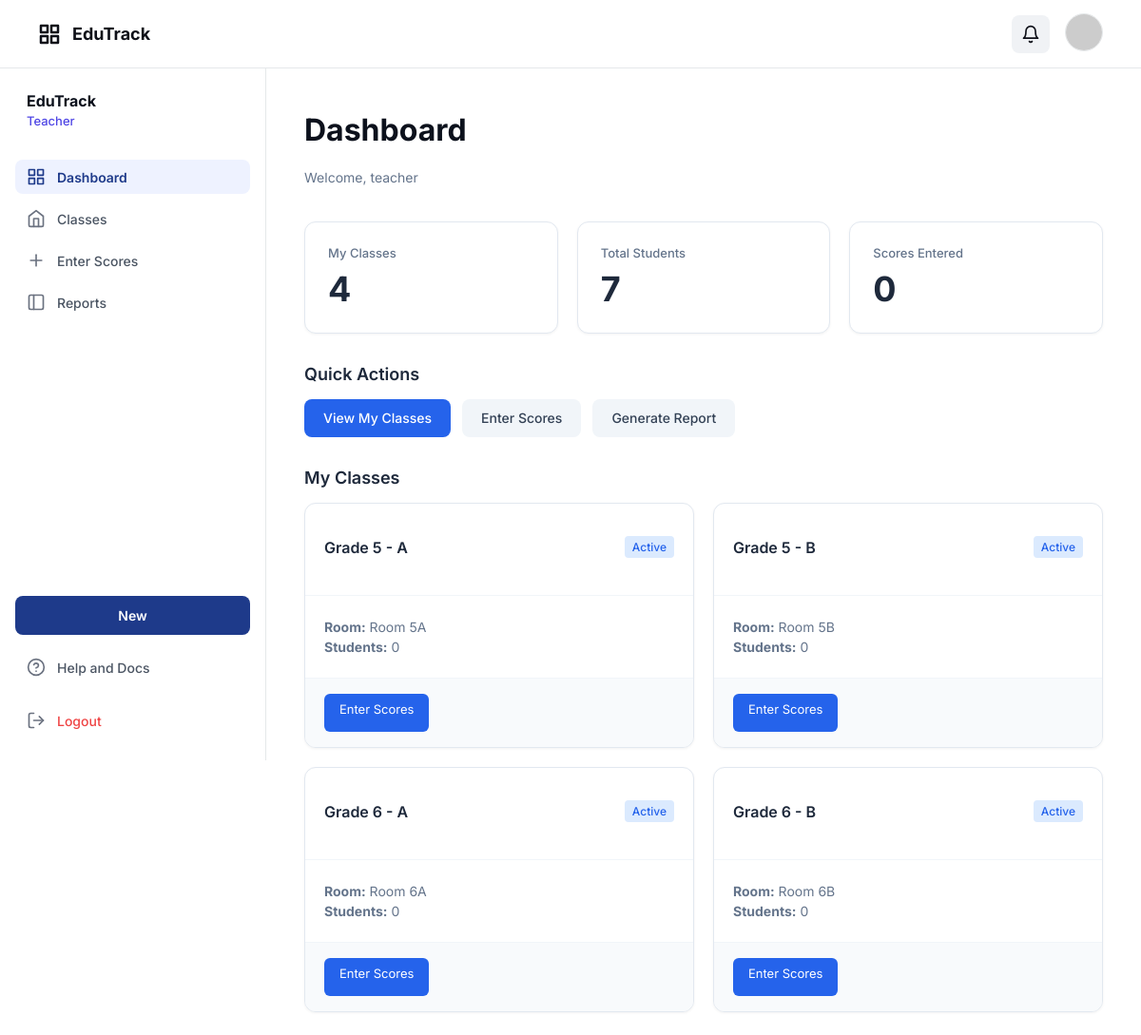
Page /school_app/index.php?controller=teacher&action=dashboard (signed in) on the committed database.
### tables this page shows
CREATE TABLE classes (
  id BIGINT UNSIGNED NOT NULL AUTO_INCREMENT,
  grade_id TINYINT UNSIGNED NOT NULL,
  name VARCHAR(40) NOT NULL,    
  room VARCHAR(40) NULL,
  is_active TINYINT(1) NOT NULL DEFAULT 1,

  created_at TIMESTAMP NOT NULL DEFAULT CURRENT_TIMESTAMP,
  updated_at TIMESTAMP NOT NULL DEFAULT CURRENT_TIMESTAMP ON UPDATE CURRENT_TIMESTAMP,

  PRIMARY KEY (id),
  UNIQUE KEY uq_classes_grade_name (grade_id, name),
  KEY idx_classes_grade (grade_id),
  CONSTRAINT fk_classes_grade FOREIGN KEY (grade_id) REFERENCES grades(id) ON DELETE RESTRICT
);

CREATE TABLE grades (
  id TINYINT UNSIGNED NOT NULL,
  grade_number TINYINT UNSIGNED NOT NULL,  
  name VARCHAR(20) NOT NULL,               
  PRIMARY KEY (id),
  UNIQUE KEY uq_grades_grade_number (grade_number),
  UNIQUE KEY uq_grades_name (name),
  CONSTRAINT chk_grade_number CHECK (grade_number BETWEEN 1 AND 6)
);

### school_app/controllers/TeacherController.php (called while the page is built, shortened)
<?php
require_once __DIR__ . '/../models/ClassModel.php';
class TeacherController {
    public function dashboard() {
        $teacherId = $_SESSION['user_id'];
        $db = Database::connect();
        $stmt = $db->query("SELECT COUNT(DISTINCT c.id) as count FROM classes c WHERE c.is_active = 1");
        $myClasses = $stmt->fetch(PDO::FETCH_OBJ)->count;
        $stmt = $db->query("
            SELECT COUNT(DISTINCT s.id) as count
            FROM students s
            JOIN enrollments e ON s.id = e.student_id
            WHERE s.is_active = 1 AND e.status = 'ACTIVE'
        ");
        $myStudents = $stmt->fetch(PDO::FETCH_OBJ)->count;
        $stmt = $db->prepare("SELECT COUNT(*) as count FROM scores WHERE teacher_user_id = ?");
        $stmt->execute([$teacherId]);
        $scoresEntered = $stmt->fetch(PDO::FETCH_OBJ)->count;
        $classes = ClassModel::getAll();
        return [
            'myClasses' => $myClasses,
            'myStudents' => $myStudents,
            'scoresEntered' => $scoresEntered,
            'classes' => $classes
        ];
    }
}

### school_app/models/ClassModel.php (called while the page is built, shortened)
<?php
class ClassModel extends Model {
    public static function getAll() {
        $db = Database::connect();
        $stmt = $db->query("
            SELECT c.*, g.name as grade_name
            FROM classes c
            LEFT JOIN grades g ON c.grade_id = g.id
            WHERE c.is_active = 1
            ORDER BY g.id, c.name
        ");
        return $stmt->fetchAll(PDO::FETCH_OBJ);
    }
}

### school_app/views/teacher/dashboard.php (the view, shortened to what this page needs)
<div class="dashboard-container">
    <div style="display: flex; justify-content: space-between; align-items: center; margin-bottom: 24px;">
        <div>
            <h1 class="text-h1" style="font-weight: 700; font-size: 32px; color: var(--text-dark);">Dashboard</h1>
            <p style="color: #64748b; font-size: 14px; margin-top: 4px;">Welcome, <?php echo htmlspecialchars($_SESSION['username'] ?? 'Teacher'); ?></p>
        </div>
    </div>
    <div style="display: grid; grid-template-columns: repeat(auto-fit, minmax(200px, 1fr)); gap: 20px; margin-bottom: 32px;">
        <div class="card" style="padding: 24px; border: 1px solid #e2e8f0; border-radius: 12px; background-color: #fff;">
            <div style="color: #64748b; font-size: 13px; font-weight: 500; margin-bottom: 8px;">My Classes</div>
            <div style="font-size: 36px; font-weight: 700; color: #1e293b;"><?php echo $myClasses ?? 0; ?></div>
        </div>
        <div class="card" style="padding: 24px; border: 1px solid #e2e8f0; border-radius: 12px; background-color: #fff;">
            <div style="color: #64748b; font-size: 13px; font-weight: 500; margin-bottom: 8px;">Total Students</div>
            <div style="font-size: 36px; font-weight: 700; color: #1e293b;"><?php echo $myStudents ?? 0; ?></div>
        </div>
        <div class="card" style="padding: 24px; border: 1px solid #e2e8f0; border-radius: 12px; background-color: #fff;">
            <div style="color: #64748b; font-size: 13px; font-weight: 500; margin-bottom: 8px;">Scores Entered</div>
            <div style="font-size: 36px; font-weight: 700; color: #1e293b;"><?php echo $scoresEntered ?? 0; ?></div>
        </div>
    </div>
    <div style="margin-bottom: 32px;">
        <h2 style="font-size: 18px; font-weight: 600; color: #1e293b; margin-bottom: 16px;">Quick Actions</h2>
        <div style="display: flex; gap: 12px; flex-wrap: wrap;">
            <a href="index.php?controller=teacher&action=classes" class="btn-primary" style="padding: 10px 20px; border-radius: 8px; font-weight: 500; font-size: 14px; background-color: #2563eb; color: #fff; text-decoration: none;">View My Classes</a>
            <a href="index.php?controller=score&action=enter" class="btn-secondary" style="padding: 10px 20px; border-radius: 8px; font-weight: 500; font-size: 14px; background-color: #f1f5f9; color: #334155; text-decoration: none;">Enter Scores</a>
            <a href="index.php?controller=report&action=generate" class="btn-secondary" style="padding: 10px 20px; border-radius: 8px; font-weight: 500; font-size: 14px; background-color: #f1f5f9; color: #334155; text-decoration: none;">Generate Report</a>
        </div>
    </div>
    <div>
        <h2 style="font-size: 18px; font-weight: 600; color: #1e293b; margin-bottom: 16px;">My Classes</h2>
        <div style="display: grid; grid-template-columns: repeat(auto-fill, minmax(300px, 1fr)); gap: 20px;">
            <?php if (!empty($classes)): ?>
                <?php foreach ($classes as $class): ?>
                    <div class="card" style="padding: 0; border: 1px solid #e2e8f0; border-radius: 12px; overflow: hidden; background-color: #fff; cursor: pointer; transition: box-shadow 0.2s;"
                         onclick="window.location='index.php?controller=teacher&action=viewClass&id=<?php echo $class->id; ?>'"
                         onmouseover="this.style.boxShadow='0 4px 6px -1px rgba(0,0,0,0.1)'"
                         onmouseout="this.style.boxShadow='none'">
                        <div style="padding: 20px; border-bottom: 1px solid #f1f5f9;">
                            <div style="display: flex; justify-content: space-between; align-items: center; margin-bottom: 4px;">
                                <h3 style="font-size: 16px; font-weight: 600; color: #1e293b;"><?php echo htmlspecialchars($class->grade_name . ' - ' . $class->name); ?></h3>
                                <span style="padding: 4px 8px; background-color: #dbeafe; color: #2563eb; border-radius: 4px; font-size: 12px; font-weight: 500;">Active</span>
                            </div>
                        </div>
                        <div style="padding: 20px;">
                            <p style="color: #64748b; font-size: 14px; margin: 4px 0;"><strong>Room:</strong> <?php echo htmlspecialchars($class->room ?? 'Not Set'); ?></p>
                            <p style="color: #64748b; font-size: 14px; margin: 4px 0;"><strong>Students:</strong> <?php echo $class->student_count ?? 0; ?></p>
                        </div>
                        <div style="padding: 16px 20px; border-top: 1px solid #f1f5f9; background-color: #f8fafc;">
                            <a href="index.php?controller=score&action=enter&class=<?php echo $class->id; ?>" class="btn-primary" style="padding: 8px 16px; border-radius: 6px; font-size: 13px; background-color: #2563eb; color: #fff; text-decoration: none; display: inline-block;">Enter Scores</a>
                        </div>
                    </div>
                <?php endforeach; ?>
            <?php else: ?>
                <div class="card" style="padding: 48px; text-align: center; border: 1px solid #e2e8f0; border-radius: 12px; background-color: #fff;">
                    <p style="color: #94a3b8; font-size: 15px;">No classes assigned yet. Contact admin for class assignments.</p>
                </div>
            <?php endif; ?>
        </div>
    </div>
</div>

### school_app/assets/css/app.css (style rules this page uses)
:root { --primary: #1e3a89; --primary-light: #e8eaf2; --bg-main: #f9f9f9; --bg-white: #ffffff; --text-main: #0f1119; --text-muted: #546691; --text-dark: #0c111c; --border-color: #e5e8ea; --border-input: #d1d6e5; --error: #ef4444; --success: #10b981; --spacing-xs: 4px; --spacing-sm: 8px; --spacing-md: 12px; --spacing-lg: 16px; --spacing-xl: 20px; --spacing-2xl: 24px; --spacing-4xl: 40px; --font-family: "Inter", -apple-system, BlinkMacSystemFont, "Segoe UI", Roboto, sans-serif; --font-size-xs: 12px; --font-size-sm: 14px; --font-size-md: 16px; --font-size-lg: 18px; --font-size-xl: 24px; --font-size-2xl: 28px; --font-size-3xl: 32px; }
* { -webkit-font-smoothing: antialiased; box-sizing: border-box; }
html, body { margin: 0; padding: 0; height: 100%; font-family: var(--font-family); background-color: var(--bg-white); color: var(--text-main); }
a { text-decoration: none; color: inherit; }
.card { background-color: var(--bg-white); border: 1px solid var(--input-border); border-radius: 12px; padding: var(--spacing-2xl); box-shadow: 0 1px 3px rgba(0, 0, 0, 0.05); }
.depth-frame-11, .depth-frame-13, .depth-frame-29, .depth-frame-32, .btn-primary { background-color: var(--primary); color: #f9f9f9; border-radius: 8px; height: 40px; display: flex; align-items: center; justify-content: center; }
.depth-frame-30, .depth-frame-31, .btn-secondary { background-color: var(--primary-light); color: var(--text-main); border-radius: 8px; height: 40px; display: flex; align-items: center; justify-content: center; }
.text-wrapper-5, .text-h1 { font-weight: 700; font-size: 32px; color: var(--text-main); }

### rows in the picture
classes: grade+name "Grade 5 - A", room "Room 5A", student_count "0"
classes: grade+name "Grade 5 - B", room "Room 5B", student_count "0"
classes: grade+name "Grade 6 - A", room "Room 6A", student_count "0"
classes: grade+name "Grade 6 - B", room "Room 6B", student_count "0"

### other values in the picture
$displayRole "Teacher"
$_SESSION['username'] "teacher"
$myClasses "4"
$myStudents "7"
$scoresEntered "0"
